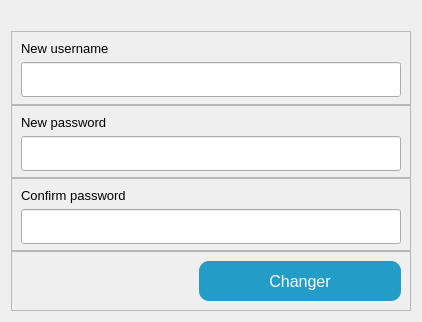
            <widget class="QWidget" name="page_3">
             <layout class="QVBoxLayout" name="verticalLayout_9">
              <item alignment="Qt::AlignHCenter">
               <widget class="QFrame" name="frame_58">
                <property name="minimumSize">
                 <size>
                  <width>400</width>
                  <height>250</height>
                 </size>
                </property>
                <property name="maximumSize">
                 <size>
                  <width>400</width>
                  <height>300</height>
                 </size>
                </property>
                <property name="frameShape">
                 <enum>QFrame::NoFrame</enum>
                </property>
                <property name="frameShadow">
                 <enum>QFrame::Raised</enum>
                </property>
                <layout class="QVBoxLayout" name="verticalLayout_35">
                 <property name="spacing">
                  <number>0</number>
                 </property>
                 <property name="leftMargin">
                  <number>0</number>
                 </property>
                 <property name="topMargin">
                  <number>20</number>
                 </property>
                 <property name="rightMargin">
                  <number>0</number>
                 </property>
                 <property name="bottomMargin">
                  <number>0</number>
                 </property>
                 <item>
                  <widget class="QFrame" name="frame_59">
                   <property name="frameShape">
                    <enum>QFrame::StyledPanel</enum>
                   </property>
                   <property name="frameShadow">
                    <enum>QFrame::Raised</enum>
                   </property>
                   <layout class="QVBoxLayout" name="verticalLayout_32">
                    <item>
                     <widget class="QLabel" name="label_48">
                      <property name="font">
                       <font>
                        <pointsize>10</pointsize>
                       </font>
                      </property>
                      <property name="text">
                       <string>New username</string>
                      </property>
                     </widget>
                    </item>
                    <item>
                     <widget class="QLineEdit" name="L_username">
                      <property name="minimumSize">
                       <size>
                        <width>0</width>
                        <height>35</height>
                       </size>
                      </property>
                      <property name="font">
                       <font>
                        <pointsize>11</pointsize>
                       </font>
                      </property>
                     </widget>
                    </item>
                   </layout>
                  </widget>
                 </item>
                 <item>
                  <widget class="QFrame" name="frame_60">
                   <property name="frameShape">
                    <enum>QFrame::StyledPanel</enum>
                   </property>
                   <property name="frameShadow">
                    <enum>QFrame::Raised</enum>
                   </property>
                   <layout class="QVBoxLayout" name="verticalLayout_33">
                    <item>
                     <widget class="QLabel" name="label_49">
                      <property name="font">
                       <font>
                        <pointsize>10</pointsize>
                       </font>
                      </property>
                      <property name="text">
                       <string>New password</string>
                      </property>
                     </widget>
                    </item>
                    <item>
                     <widget class="QLineEdit" name="L_password">
                      <property name="minimumSize">
                       <size>
                        <width>0</width>
                        <height>35</height>
                       </size>
                      </property>
                      <property name="font">
                       <font>
                        <pointsize>11</pointsize>
                       </font>
                      </property>
                      <property name="echoMode">
                       <enum>QLineEdit::Password</enum>
                      </property>
                     </widget>
                    </item>
                   </layout>
                  </widget>
                 </item>
                 <item>
                  <widget class="QFrame" name="frame_61">
                   <property name="frameShape">
                    <enum>QFrame::StyledPanel</enum>
                   </property>
                   <property name="frameShadow">
                    <enum>QFrame::Raised</enum>
                   </property>
                   <layout class="QVBoxLayout" name="verticalLayout_34">
                    <item>
                     <widget class="QLabel" name="label_50">
                      <property name="font">
                       <font>
                        <pointsize>10</pointsize>
                       </font>
                      </property>
                      <property name="text">
                       <string>Confirm password</string>
                      </property>
                     </widget>
                    </item>
                    <item>
                     <widget class="QLineEdit" name="L_password_confirm">
                      <property name="minimumSize">
                       <size>
                        <width>0</width>
                        <height>35</height>
                       </size>
                      </property>
                      <property name="font">
                       <font>
                        <pointsize>11</pointsize>
                       </font>
                      </property>
                      <property name="echoMode">
                       <enum>QLineEdit::Password</enum>
                      </property>
                     </widget>
                    </item>
                   </layout>
                  </widget>
                 </item>
                 <item>
                  <widget class="QFrame" name="frame_62">
                   <property name="frameShape">
                    <enum>QFrame::StyledPanel</enum>
                   </property>
                   <property name="frameShadow">
                    <enum>QFrame::Raised</enum>
                   </property>
                   <layout class="QHBoxLayout" name="horizontalLayout_41">
                    <item>
                     <spacer name="horizontalSpacer_3">
                      <property name="orientation">
                       <enum>Qt::Horizontal</enum>
                      </property>
                      <property name="sizeHint" stdset="0">
                       <size>
                        <width>169</width>
                        <height>20</height>
                       </size>
                      </property>
                     </spacer>
                    </item>
                    <item>
                     <widget class="QPushButton" name="btnChanger">
                      <property name="minimumSize">
                       <size>
                        <width>202</width>
                        <height>40</height>
                       </size>
                      </property>
                      <property name="font">
                       <font>
                        <pointsize>12</pointsize>
                       </font>
                      </property>
                      <property name="cursor">
                       <cursorShape>PointingHandCursor</cursorShape>
                      </property>
                      <property name="styleSheet">
                       <string notr="true">background-color: rgb(36, 156, 200);
color: rgb(255, 255, 255);
border: none;
border-radius: 10px;</string>
                      </property>
                      <property name="text">
                       <string>Changer</string>
                      </property>
                      <property name="iconSize">
                       <size>
                        <width>25</width>
                        <height>25</height>
                       </size>
                      </property>
                     </widget>
                    </item>
                   </layout>
                  </widget>
                 </item>
                </layout>
               </widget>
              </item>
             </layout>
            </widget>
